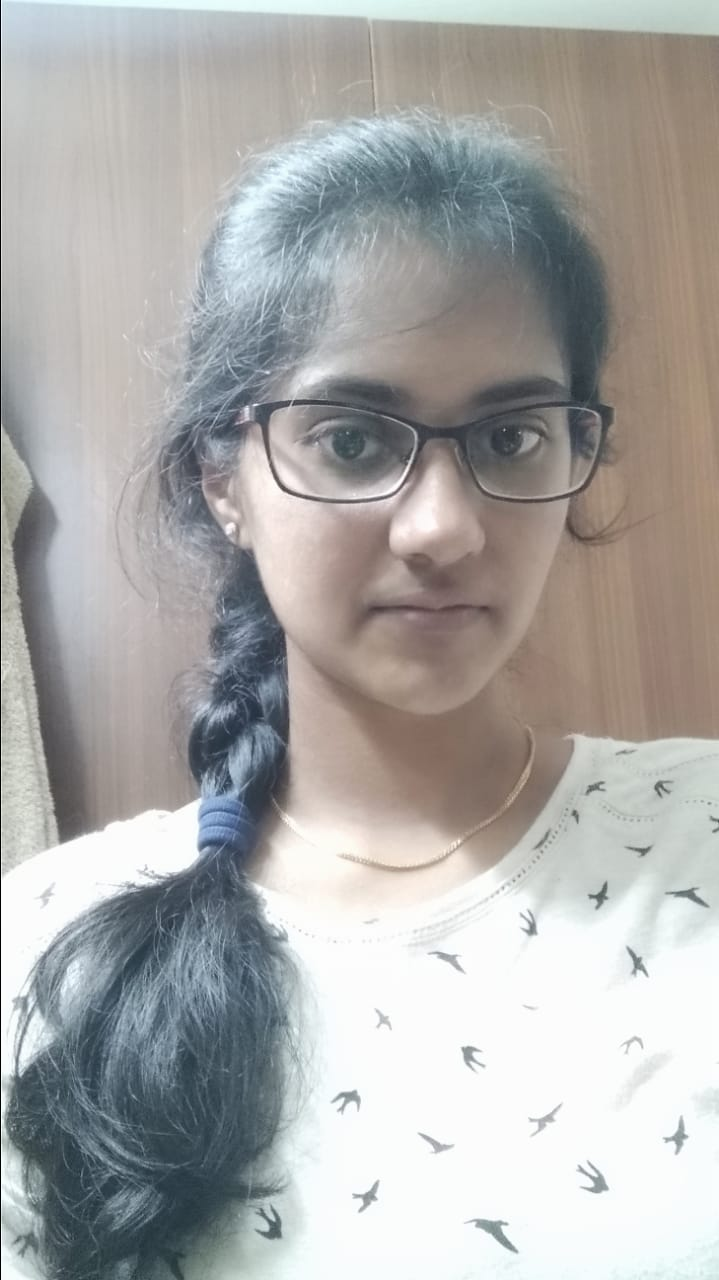
#> input picture Lab9 Deep Fakes/myimg.jpeg, 719 x 1280 px, found by its file name
$ jupyter execute --allow-errors 'DL_K Charvi 19bce7002 LAB9.ipynb'   (shell and % lines are left out)
#> lines starting #> are read from the running program, lines starting #| are printed output that depends on the picture
# **Deep Learning - CSE4006**
# LAB 9

> ## Name: **K CHARVI**
> ## Reg No: 19BCE7002
> ## Date: 08|11|2021
> ## Submitted To: Dr. BKSP Kumarraju Alluri

[cell 1]
from google.colab import drive
drive.mount('/content/drive/')

# DEEP FAKES

# Q1 : FACE SWAPPING BETWEEN TWO IMAGES

## Importing Packages

[cell 2]
import cv2
import numpy as np
import dlib
import time
from google.colab.patches import cv2_imshow
import matplotlib.pyplot as plt
from skimage.transform import resize

## Loading data

[cell 3]
img = cv2.imread("/content/drive/MyDrive/Deep learning LAB/LAB9/myimg.jpeg")
#> img is the input picture: shape (1280, 719, 3); mean B, G, R 168.6, 170.2, 170.8
img_gray = cv2.cvtColor(img, cv2.COLOR_BGR2GRAY)
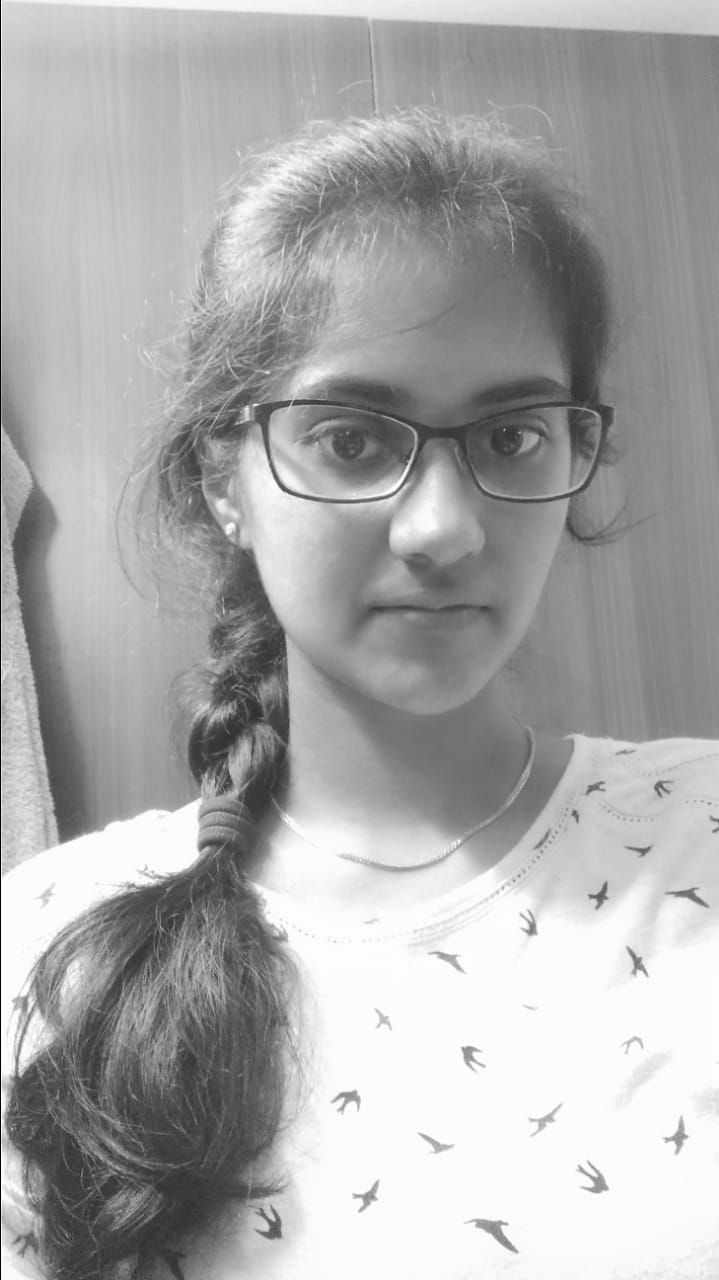
#> img_gray: shape (1280, 719); min 0, max 255, mean 170.2
img2 = cv2.imread("/content/drive/MyDrive/Deep learning LAB/LAB9/got-05.png")
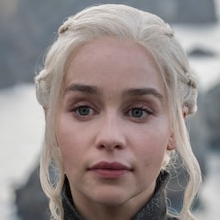
#> input picture Lab9 Deep Fakes/got-05.png, 220 x 220 px, found by its file name
#> img2 is the input picture: shape (220, 220, 3); mean B, G, R 135.6, 137, 147
img2_gray = cv2.cvtColor(img2, cv2.COLOR_BGR2GRAY)
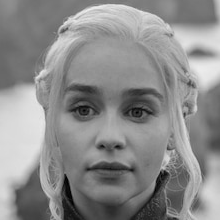
#> img2_gray: shape (220, 220); min 0, max 240, mean 139.9

[cell 4]
cv2_imshow(img)

plt.figure()

cv2_imshow(img2)

## Loading dlib library

The `dlib` library is used to detect landmark points

Facial landmarks(landmark) are used to localize and represent important regions of the face, such as:

· Mouth

· Eyes

· Eyebrows

· Nose

###  dlib.get_frontal_face_detector() → dlib::object_detector<dlib::scan_fhog_pyramid<dlib::pyramid_down<6u>, dlib::default_fhog_feature_extractor> >
### Returns the default face detector

#> (a cell that did not finish here is left out)

## Finding Landmark points for face-1 & face-2

[cell 6]
def extract_index_nparray(nparray):
    index = None
    for num in nparray[0]:
        index = num
        break
    return index

[cell 7]
mask = np.zeros_like(img_gray)

#> (a cell that did not finish here is left out)

#> (a cell that did not finish here is left out)

#> (a cell that did not finish here is left out)

#> (a cell that did not finish here is left out)

[cell 12]
# Face swapped (putting 1st face into 2nd face)
img2_face_mask = np.zeros_like(img2_gray)
#> (the rest of this cell did not finish here and is left out)

# Q2 : DeepFake Video

[cell 13]
%cd /content/drive/MyDrive/Deep learning LAB/LAB9

#> (a cell that did not finish here is left out)

[cell 15]
cd deepfake/

## Clone

[cell 16]
cd first-order-model

## import packages

[cell 17]
import imageio
import numpy as np
import matplotlib.pyplot as plt
import matplotlib.animation as animation
from skimage.transform import resize
from IPython.display import HTML
import warnings
warnings.filterwarnings("ignore")

## load data & preprocess

[cell 18]
source_image = imageio.imread('/content/drive/MyDrive/Deep learning LAB/LAB9/myimg.jpeg')
#> (the rest of this cell did not finish here and is left out)
